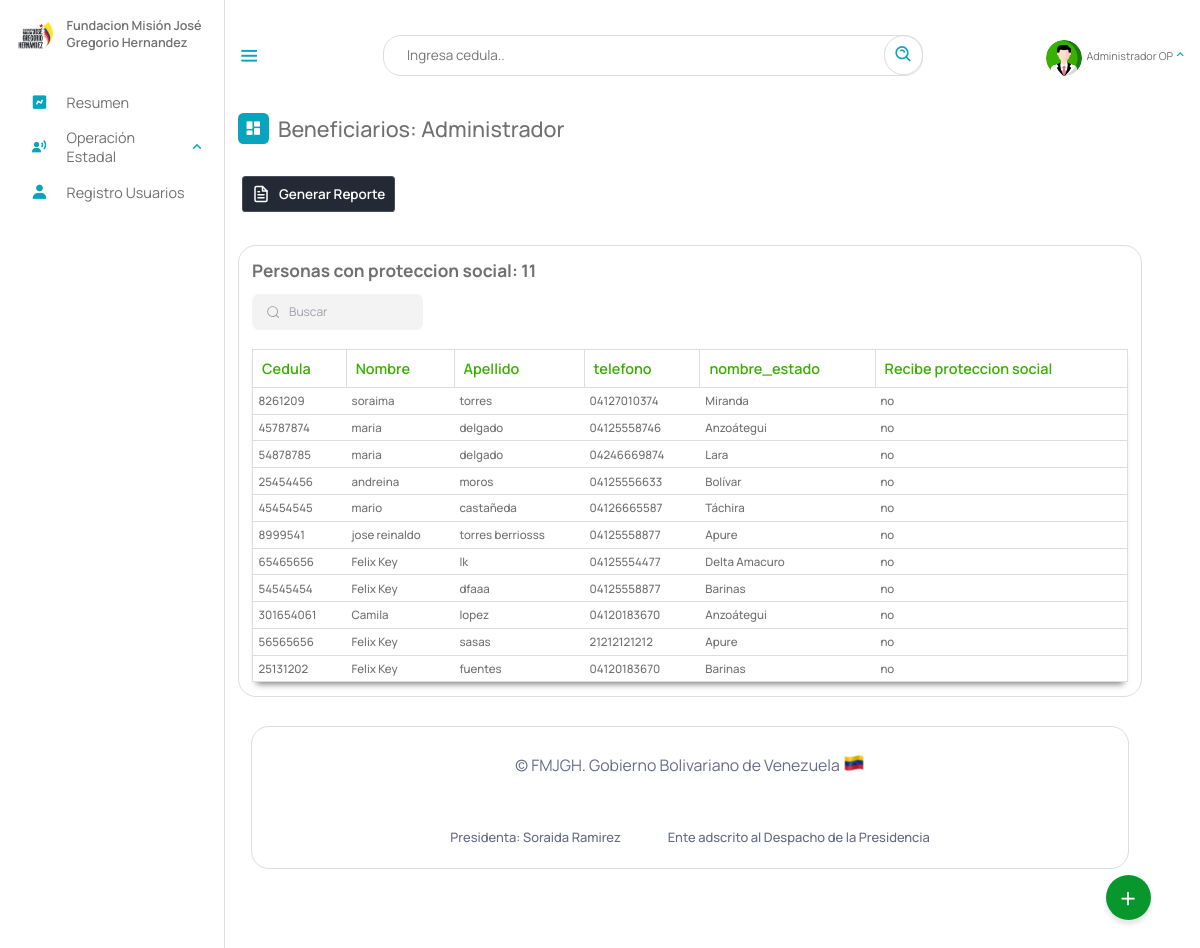
Page /Escritorio/13-proteccionSocial.php (signed in) on the earlier database version.
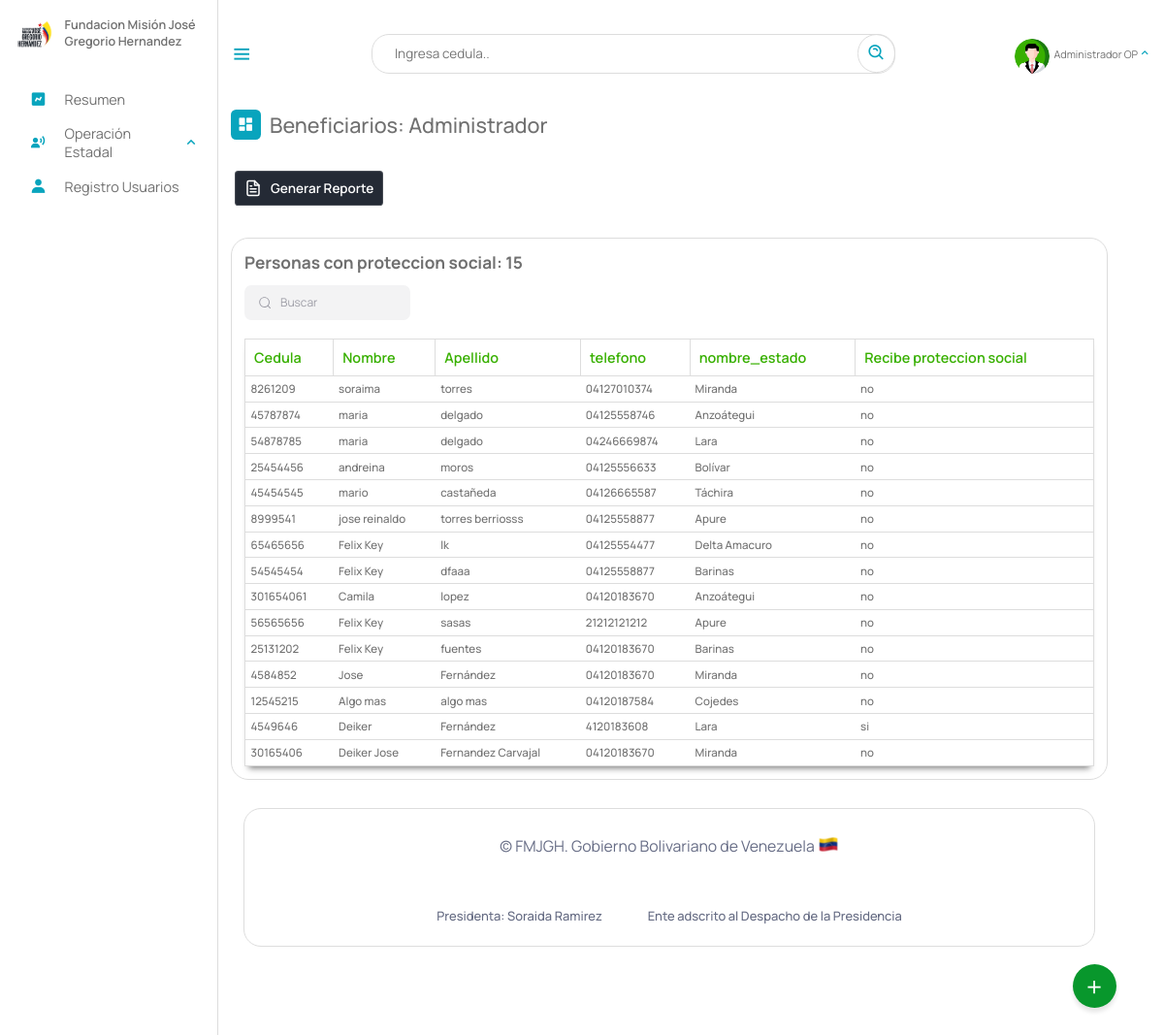
Same page on the later database version.
### tables this page shows
CREATE TABLE `beneficiario` (
  `cedula` int(12) NOT NULL,
  `nombre` text NOT NULL,
  `apellido` text NOT NULL,
  `fecha_naci` date NOT NULL,
  `email` varchar(50) NOT NULL,
  `telefono` varchar(12) NOT NULL,
  `nacionalidad` char(2) NOT NULL,
  `edad` int(2) NOT NULL,
  `sexo` char(1) NOT NULL,
  `edo_civil` text NOT NULL,
  `nro_hijo` int(2) DEFAULT NULL,
  `estado` varchar(10) NOT NULL,
  `municipio` varchar(20) NOT NULL,
  `parroquia` varchar(10) NOT NULL,
  `discapacidad` varchar(10) NOT NULL,
  `atencion_solicitada` varchar(10) NOT NULL,
  `certificado` varchar(50) DEFAULT NULL,
  `registrado_por` text DEFAULT NULL,
  `fecha_registro` date NOT NULL,
  PRIMARY KEY (`cedula`),
  KEY `estado` (`estado`),
  KEY `discapacidad` (`discapacidad`),
  KEY `atencion_solicitada` (`atencion_solicitada`),
  KEY `municipio` (`municipio`),
  KEY `parroquia` (`parroquia`),
  CONSTRAINT `beneficiario_ibfk_1` FOREIGN KEY (`estado`) REFERENCES `estados` (`id_estados`) ON DELETE CASCADE,
  CONSTRAINT `beneficiario_ibfk_2` FOREIGN KEY (`municipio`) REFERENCES `municipios` (`id_municipios`) ON DELETE CASCADE,
  CONSTRAINT `beneficiario_ibfk_3` FOREIGN KEY (`parroquia`) REFERENCES `parroquia` (`id`) ON DELETE CASCADE ON UPDATE CASCADE,
  CONSTRAINT `beneficiario_ibfk_4` FOREIGN KEY (`discapacidad`) REFERENCES `discapacid_e` (`id_e`) ON DELETE CASCADE,
  CONSTRAINT `beneficiario_ibfk_5` FOREIGN KEY (`atencion_solicitada`) REFERENCES `tipoatencion` (`id`) ON DELETE CASCADE
);

CREATE TABLE `estados` (
  `id_estados` varchar(10) NOT NULL,
  `nombre_estado` text NOT NULL,
  `codigo` varchar(255) NOT NULL,
  PRIMARY KEY (`id_estados`)
);

CREATE TABLE `detalles_institucionales` (
  `id` int(11) NOT NULL AUTO_INCREMENT,
  `cedula` int(11) DEFAULT NULL,
  `proteccion_social` char(3) DEFAULT NULL,
  `institucion_registrado` text DEFAULT NULL,
  PRIMARY KEY (`id`),
  KEY `cedula` (`cedula`),
  CONSTRAINT `detalles_institucionales_ibfk_1` FOREIGN KEY (`cedula`) REFERENCES `beneficiario` (`cedula`) ON DELETE CASCADE ON UPDATE CASCADE
);

### php/01-discapacitados.php (called while the page is built, shortened)
<?php
include_once("ManejadorBD.php");
class Discapacitados extends ManejadorBD
{
	private $cnn;
	public function __construct($tipoConexion)
	{
		$this->cnn = parent::conectar($tipoConexion);
	}
	public function PersonasProteccionSocial()
	{
		try {
			$stmt = $this->cnn->prepare("SELECT beneficiario.cedula, beneficiario.nombre, beneficiario.apellido, beneficiario.telefono, estados.nombre_estado, detalles_institucionales.proteccion_social FROM
				beneficiario, estados, detalles_institucionales WHERE
				beneficiario.estado = estados.id_estados and
				beneficiario.cedula = detalles_institucionales.cedula");
			$stmt->setFetchMode(PDO::FETCH_ASSOC);
			$stmt->execute();
			return $stmt->fetchAll();
		} catch (PDOException $error) {
			echo "Error: ejecutando consulta SQL." . $error->getMessage();
			exit();
		}
	}
}

### php/ManejadorBD.php (called while the page is built, shortened)
<?php
	class ManejadorBD extends PDO {
		public $srv	= SRV;
		public $usr	= USR;
		public $pas	= PAS;
		public $dbn	= BDN;
		public function conectar($tipoConexion){
			try{
				switch ($tipoConexion) {
				    case 1:
				        $dsn = "mysql:host=$this->srv;dbname=$this->dbn";
				        break;
				}
				$dbh = new PDO($dsn, $this->usr, $this->pas);
    			$dbh->setAttribute(PDO::ATTR_ERRMODE, PDO::ERRMODE_EXCEPTION);
			}catch(PDOException $error){
                echo "Error al Conectar con la Base de Datos: ".$error->getMessage();
                exit();
			}
            $this->conexionBD = $dbh;
			return $this->conexionBD;
		}
	}
?>

### Escritorio/13-proteccionSocial.php (the view, shortened to what this page needs)
<?php
include_once("partearriba.php");
?>
<div class="dash-contenido">
    <div class="overview">
        <div class="titulo">
            <i class='bx bxs-dashboard'> </i>
            <span class="link-name">Beneficiarios: <?php echo $rol ?></span>
        </div>
    </div>
 <a href=""> <button class="download-button">
        <div class="docs"> Generar Reporte</div>
        <div class="download">
        </div>
    </button></a>
    <div class="tabla-atencion">
        <h2>Personas con proteccion social:
            <?php
            include_once("../php/01-discapacitados.php");
            $aten = new Discapacitados(1);
            $contar = $aten->PersonasProteccionSocial();
            echo count($contar);
            ?>
        </h2>
        <div class="group">
  <input placeholder="Buscar" id= "buscador" type="search" class="inputt">
</div>
<br>
        <table>
            <thead>
                <tr>
                    <th>Cedula</th>
                    <th>Nombre</th>
                    <th>Apellido</th>
                    <th>telefono</th>
                    <th>nombre_estado</th>
                    <th>Recibe proteccion social</th>
                </tr>
            </thead>
            <tbody id="spr">
                <?php
                include_once("../php/01-discapacitados.php");
                $aten = new Discapacitados(1);
                $consulta = $aten->PersonasProteccionSocial();
                if ($consulta) {
                    foreach ($consulta as $registros) {
                ?>
                        <tr>
                            <td><?php echo $registros["cedula"] ?></td>
                            <td><?php echo $registros["nombre"] ?></td>
                            <td><?php echo $registros["apellido"] ?></td>
                            <td><?php echo $registros["telefono"] ?></td>
                            <td><?php echo $registros["nombre_estado"] ?></td>
                            <td><?php echo $registros["proteccion_social"] ?></td>
                        </tr>
                <?php
                    }
                }
                ?>
            </tbody >
        </table>
    </div>
    <?php
    include_once("parteabajo.php");
    ?>

### Escritorio/partearriba.php (shortened to what this page needs)
<!DOCTYPE html>
<html lang="es">
<head>
    <link rel="stylesheet" href="estilo.css">
    <link rel="stylesheet" href="dash.css">
    <link rel="stylesheet" href="02-buttons/01-buttons.css">
    <link href='https://unpkg.com/boxicons@2.1.4/css/boxicons.min.css' rel='stylesheet'>
<link rel="stylesheet" href="https://cdnjs.cloudflare.com/ajax/libs/font-awesome/6.5.2/css/all.min.css" />
</head>
<body>
    <?php
    if (isset($_SESSION['cedula'])) {
        $NombreUsuarioActivo = $_SESSION['nombre'];
        $rol = $_SESSION["rol"];
        $gerencia = $_SESSION['gerencia'];
    }
    switch ($rol) {
        case "1adm":
            $rol = "Administrador";
            break;
    }
    ?>
    <nav class="sidebar">
        <header>
            <div class="image-text">
                <span class="image">
                    <img src="logo3.png" alt="logo">
                </span>
                <div class="text header-text">
                    <span class="name">Fundacion Misión José Gregorio Hernandez</span>
                </div>
            </div>
        </header>
        <ul class="nav-links">
            <li>
                <a href="index.php">
                    <i class='bx bxs-chart'></i>
                    <span class="link-name">Resumen</span>
                </a>
            </li>
            <?php
            if ($gerencia == "4Gtno" || $rol == "Superusuario") {
            ?>
                <li>
                    <div class="ioncn-link">
                        <a>
                            <i class='bx bxs-user-voice'></i>
                            <span class="link-name">Operación Estadal</span>
                        </a>
                        <i class='bx bx-chevron-up'></i>
                    </div>
                </li>
            <?php
            }
            ?>
            <?php
            if ($rol == "Administrador" || $rol == "Superusuario") {
            ?>
                <li>
                    <a href="03-registro.php">
                        <i class='bx bxs-user'></i>
                        <span class="link-name">Registro Usuarios</span>
                    </a>
                </li>
            <?php
            }
            ?>
        </ul>
    </nav>
    <main class="menu-dash">
        <div class="top">
            <i class='bx bx-menu sidebar-toggle'></i>
            <div class="busqueda">
                <input type="text" id="input_search" placeholder="Ingresa cedula..">
                <a href="#" class="search" id="search"><i class='bx bx-search-alt bx-rotate-90'></i></a>
            </div>
            <li>
                <div class="ioncn-link">
                    <a><?php
                            if($_SESSION["profile_photo"]){
                                $ruta = "fotos_perfil/". $_SESSION["profile_photo"];
                            }else{
                                $ruta = "profile.png";
                            }
                        ?>
                        <div class="img-profi">
                             <img src="<?php echo $ruta ?>" alt="">
                        </div>
                        <span class="link_name" id="user_active"><?php echo $NombreUsuarioActivo ?></span>
                    </a>
                    <i class='bx bx-chevron-up'></i>
                </div>
            </li>
        </div>
        <div class="action">
            <span class="abrir" onclick="actionToggle()">+</span>
        </div>

### Escritorio/parteabajo.php (shortened to what this page needs)
<div class="footer__info container">
    <span class="footer_copy">
        &#169; FMJGH. Gobierno Bolivariano de Venezuela <img src="ve.png">
    </span>
    <br><br>
    <div class="footer__privacy">
        <a>Presidenta: Soraida Ramirez</a>
        <a>Ente adscrito al Despacho de la Presidencia</a>
    </div>
</div>
</div>
</main>
</body>
</html>

### Escritorio/dash.css (style rules this page uses)
.dash-contenido .tabla-atencion { margin-top: 2rem; border: 1px solid #ddd; border-radius: 20px; padding: 15px; display: flex; flex-direction: column; justify-content: start; align-items: self-start; overflow: auto; }
.dash-contenido .tabla-atencion h2 { margin-bottom: 0.8rem; font-size: 1.2rem; color: #707070; }
.dash-contenido .tabla-atencion table { background-color: #fff; box-shadow: 0 6px 7px -4px rgba(0, 0, 0, 0.5); width: 100%; border: 1px solid #ddd; text-align: left; color: #707070; font-size: 1rem; border-collapse: collapse; transition: .8s; }
.dash-contenido .tabla-atencion table thead th { color: #38b000; font-weight: 600; border: solid 1px #ddd; padding: 10px; }
.dash-contenido .tabla-atencion table tbody td { font-size: .8rem; font-weight: 500; padding: 6px; border-bottom: 1px solid #ddd; }
.download-button { margin-bottom: 20px; position: relative; cursor: pointer; border-width: 0; color: white; font-size: 15px; font-weight: 600; border-radius: 4px; z-index: 1; margin: 5px; }
.download-button .docs { display: flex; align-items: center; justify-content: space-between; gap: 10px; min-height: 40px; padding: 0 10px; border-radius: 4px; z-index: 1; background-color: #242a35; border: solid 1px #e8e8e82d; transition: all .5s cubic-bezier(0.77, 0, 0.175, 1); }
.download { position: absolute; inset: 0; display: flex; align-items: center; justify-content: center; max-width: 90%; margin: 0 auto; z-index: -1; border-radius: 4px; transform: translateY(0%); background-color: #01e056; border: solid 1px #01e0572d; transition: all .5s cubic-bezier(0.77, 0, 0.175, 1); }
.footer__info, .footer__privacy { display: flex; }
.footer__info { padding-bottom: 1.5rem; margin-top: 2rem; flex-direction: column; text-align: center; row-gap: 0.5rem; }
.footer_copy { color:hsl(228, 13%, 46%) ; font-size: 1.1rem; }
.footer__copy, .footer__privacy a { font-size: .90rem; font-weight: 500; color: hsl(228, 13%, 45%); }
.footer__privacy { justify-content: center; column-gap: 3.25rem; }
.search { --input-line: #1F2937; --input-text-color: #fff; --input-text-hover-color: transparent; --input-border-color: none; --input-border-hover-color: transparent; --input-bg-color: #fff; --search-max-width: 500px; --search-min-width: 500px; --border-radius: 15px; --transition-cubic-bezier: 150ms cubic-bezier(0.4,0,0.2,1); }

### Escritorio/02-buttons/01-buttons.css (style rules this page uses)
body { margin: 0; padding: 0; }

Differences in the rows shown:
added beneficiario: cedula "4584852", nombre "Jose", apellido "Fernández", telefono "04120183670", estado.nombre_estado "Miranda", detalles_institucionales.proteccion_social "no"
added beneficiario: cedula "12545215", nombre "Algo mas", apellido "algo mas", telefono "04120187584", estado.nombre_estado "Cojedes", detalles_institucionales.proteccion_social "no"
added beneficiario: cedula "4549646", nombre "Deiker", apellido "Fernández", telefono "4120183608", estado.nombre_estado "Lara", detalles_institucionales.proteccion_social "si"
added beneficiario: cedula "30165406", nombre "Deiker Jose", apellido "Fernandez Carvajal", telefono "04120183670", estado.nombre_estado "Miranda", detalles_institucionales.proteccion_social "no"
Other differences:
count($contar): "11" → "15"
